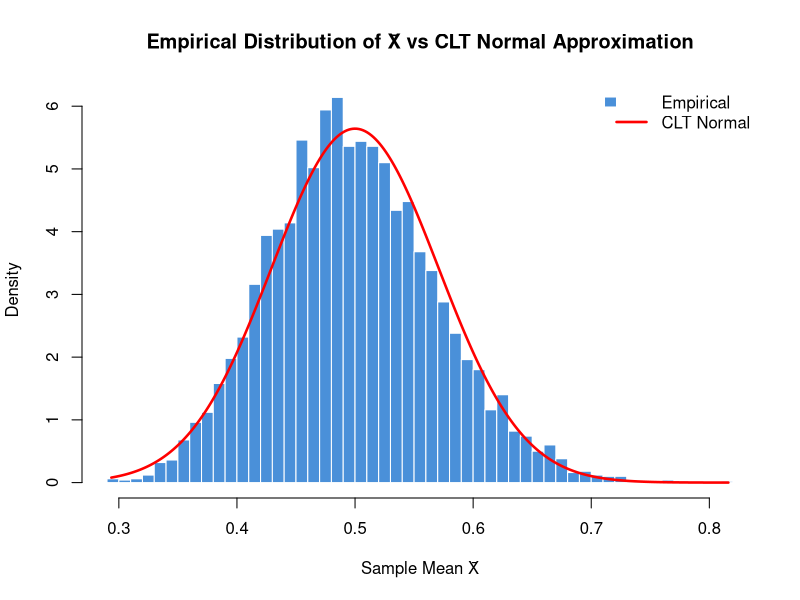
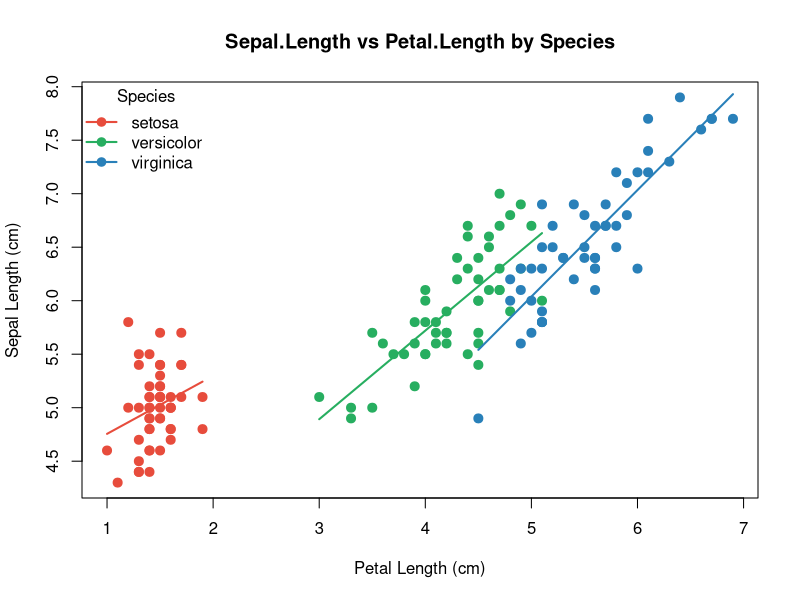

Recreate these plots in R, in order.
# =============================================================================
# Solved by  : Ahmed Ismail
# Course     : Mathematical Statistics Using R
# Problem Set #1
# Date       : March 2026
# =============================================================================

# ─────────────────────────────────────────────────────────────────────────────
# PROBLEM 1: Descriptive Statistics and Sampling
# ─────────────────────────────────────────────────────────────────────────────

cat("================================================================\n")
cat("PROBLEM 1: Descriptive Statistics and Sampling\n")
cat("================================================================\n\n")

# Define the vector
x <- c(6, 9, 11, 4, 15, 7, 13, 10)
n <- length(x)
cat("Vector x:", x, "\n")
cat("Number of elements (n):", n, "\n\n")

# ── Part (a): Sample mean, variance, standard deviation ─────────────────────
cat("── Part (a) ─────────────────────────────────────────────────\n")

x_mean <- mean(x)          # sample mean
x_var  <- var(x)           # sample variance (uses n-1 denominator)
x_sd   <- sd(x)            # sample standard deviation

cat("Sample mean      x̄ =", x_mean, "\n")
cat("Sample variance  s² =", x_var, "\n")
cat("Sample std dev   s  =", x_sd, "\n\n")

# ── Part (b): Manual verification of the variance formula ───────────────────
cat("── Part (b): Verify s² = (1/(n-1)) * Σ(xi - x̄)² ──────────────\n")

lhs              <- var(x)
deviations       <- x - x_mean
squared_devs     <- deviations^2
sum_squared_devs <- sum(squared_devs)
rhs              <- sum_squared_devs / (n - 1)

cat("Left-hand side  (var(x))               :", lhs, "\n")
cat("Right-hand side (manual formula)       :", rhs, "\n")
cat("They match?", isTRUE(all.equal(lhs, rhs)), "\n\n")

cat("Step-by-step:\n")
cat("  Deviations (xi - x̄):", round(deviations, 4), "\n")
cat("  Squared deviations  :", round(squared_devs, 4), "\n")
cat("  Sum of squared devs :", round(sum_squared_devs, 4), "\n")
cat("  Divided by (n-1 =", n-1, "):", round(rhs, 4), "\n\n")

# ── Part (c): Bootstrap distribution of the sample mean ─────────────────────
cat("── Part (c): Bootstrap (10,000 samples) ─────────────────────\n")

set.seed(42)
B          <- 10000
boot_means <- numeric(B)

for (b in 1:B) {
  boot_sample   <- sample(x, size = n, replace = TRUE)
  boot_means[b] <- mean(boot_sample)
}

boot_E_Xbar   <- mean(boot_means)
boot_Var_Xbar <- var(boot_means)

cat("Bootstrap estimate of E[X̄]    :", round(boot_E_Xbar, 4), "\n")
cat("Bootstrap estimate of Var(X̄)  :", round(boot_Var_Xbar, 6), "\n\n")

# ── Part (d): Compare bootstrap variance to theoretical variance ─────────────
cat("── Part (d): Comparison ─────────────────────────────────────\n")

theoretical_var <- x_var / n

cat("Theoretical Var(X̄) = s²/n     :", round(theoretical_var, 6), "\n")
cat("Bootstrap  Var(X̄)              :", round(boot_Var_Xbar, 6), "\n")
cat("Ratio (bootstrap / theoretical):", round(boot_Var_Xbar / theoretical_var, 4), "\n")
cat("\nComment: The bootstrap variance is very close to the theoretical\n")
cat("estimate s²/n. Small discrepancies are expected due to Monte Carlo\n")
cat("randomness; with B=10,000 they are typically less than 5%.\n\n")


# ─────────────────────────────────────────────────────────────────────────────
# PROBLEM 2: Matrix Algebra in R
# ─────────────────────────────────────────────────────────────────────────────

cat("================================================================\n")
cat("PROBLEM 2: Matrix Algebra in R\n")
cat("================================================================\n\n")

A <- matrix(c(4, 2, 1,
              2, 5, 3,
              1, 3, 6), nrow = 3, ncol = 3, byrow = TRUE)

cat("Matrix A:\n")
print(A)
cat("\n")

# ── Part (a): Determinant ────────────────────────────────────────────────────
cat("── Part (a): Determinant ────────────────────────────────────\n")

det_A <- det(A)
cat("det(A) =", det_A, "\n\n")

# ── Part (b): Eigenvalues ────────────────────────────────────────────────────
cat("── Part (b): Eigenvalues ────────────────────────────────────\n")

eigen_result <- eigen(A)
eigenvalues  <- eigen_result$values
eigenvectors <- eigen_result$vectors

cat("Eigenvalues (λ₁, λ₂, λ₃):\n")
print(round(eigenvalues, 6))
cat("\nEigenvectors (columns = Q):\n")
print(round(eigenvectors, 6))
cat("\n")

# ── Part (c): Verify A = Q Λ Q⁻¹ ───────────────────────────────────────────
cat("── Part (c): Verify A = Q Λ Q⁻¹ ────────────────────────────\n")

Q               <- eigenvectors
Lambda          <- diag(eigenvalues)
Q_inv           <- solve(Q)
A_reconstructed <- Q %*% Lambda %*% Q_inv

cat("Original A:\n")
print(round(A, 6))
cat("\nReconstructed Q Λ Q⁻¹:\n")
print(round(A_reconstructed, 6))

max_diff <- max(abs(A - A_reconstructed))
cat("\nMax absolute difference:", max_diff, "(numerically zero ✓)\n\n")

# ── Part (d): Positive definiteness ─────────────────────────────────────────
cat("── Part (d): Positive Definiteness ─────────────────────────\n")

cat("Eigenvalues:", round(eigenvalues, 6), "\n")
all_positive <- all(eigenvalues > 0)
cat("All eigenvalues positive?", all_positive, "\n")
cat("\nExplanation: A symmetric matrix is positive definite if and only if\n")
cat("all its eigenvalues are strictly positive. Here all eigenvalues > 0,\n")
cat("so A IS positive definite. This also means det(A) > 0, which we\n")
cat("confirmed above, and that x'Ax > 0 for any non-zero vector x.\n\n")


# ─────────────────────────────────────────────────────────────────────────────
# PROBLEM 3: Empirical Covariance and Correlation
# ─────────────────────────────────────────────────────────────────────────────

cat("================================================================\n")
cat("PROBLEM 3: Empirical Covariance and Correlation (mtcars)\n")
cat("================================================================\n\n")

data_vars <- mtcars[, c("mpg", "hp", "wt")]
cat("First 6 rows of selected data (mpg, hp, wt):\n")
print(head(data_vars))
cat("\n")

# ── Part (a): Covariance matrix ──────────────────────────────────────────────
cat("── Part (a): Sample Covariance Matrix (Σ) ───────────────────\n")

Sigma <- cov(data_vars)
cat("Σ =\n")
print(round(Sigma, 4))
cat("\n")

# ── Part (b): Correlation matrix ────────────────────────────────────────────
cat("── Part (b): Correlation Matrix (R) ─────────────────────────\n")

R_corr <- cor(data_vars)
cat("R =\n")
print(round(R_corr, 4))
cat("\n")

# ── Part (c): Verify R = D^(-1/2) Σ D^(-1/2) ───────────────────────────────
cat("── Part (c): Verify R = D^(-1/2) Σ D^(-1/2) ────────────────\n")

variances  <- diag(Sigma)
D          <- diag(variances)
D_neg_half <- diag(1 / sqrt(variances))
R_manual   <- D_neg_half %*% Sigma %*% D_neg_half

cat("Built-in cor():\n")
print(round(R_corr, 6))
cat("\nManual D^(-1/2) Σ D^(-1/2):\n")
print(round(R_manual, 6))

max_diff_corr <- max(abs(R_corr - R_manual))
cat("\nMax absolute difference:", max_diff_corr, "(numerically zero ✓)\n\n")

# ── Part (d): Discussion ─────────────────────────────────────────────────────
cat("── Part (d): Which variable is most associated with mpg? ────\n")

cat("Correlations with mpg:\n")
cat("  mpg vs hp  :", round(R_corr["mpg","hp"], 4), "\n")
cat("  mpg vs wt  :", round(R_corr["mpg","wt"], 4), "\n")
cat("\nConclusion: 'wt' (car weight) has a stronger negative correlation\n")
cat("with mpg than 'hp' (horsepower). Both reduce fuel efficiency, but\n")
cat("weight is the stronger predictor in this dataset.\n\n")


# ─────────────────────────────────────────────────────────────────────────────
# PROBLEM 4: Distribution Simulation (Exponential / CLT)
# ─────────────────────────────────────────────────────────────────────────────

cat("================================================================\n")
cat("PROBLEM 4: Distribution Simulation\n")
cat("================================================================\n\n")

lambda <- 2
n_obs  <- 50

# ── Part (a): Simulate n = 50 observations ───────────────────────────────────
cat("── Part (a): Simulate 50 Exp(λ=2) observations ──────────────\n")

set.seed(123)
sample_exp <- rexp(n_obs, rate = lambda)
cat("First 10 values:", round(head(sample_exp, 10), 4), "\n\n")

# ── Part (b): Sample mean ────────────────────────────────────────────────────
cat("── Part (b): Sample mean of one simulation ──────────────────\n")

x_bar_one <- mean(sample_exp)
cat("X̄ =", round(x_bar_one, 4), "  (theoretical E[X] = 1/λ =", 1/lambda, ")\n\n")

# ── Part (c): Repeat 5,000 times → distribution of X̄ ───────────────────────
cat("── Part (c): 5,000 repetitions ──────────────────────────────\n")

set.seed(123)
M         <- 5000
xbar_dist <- numeric(M)

for (m in 1:M) {
  xbar_dist[m] <- mean(rexp(n_obs, rate = lambda))
}

cat("Simulation complete.\n")
cat("Empirical mean of X̄  :", round(mean(xbar_dist), 6), "\n")
cat("Empirical var  of X̄  :", round(var(xbar_dist), 6), "\n\n")

# ── Part (d): Histogram + CLT normal overlay ─────────────────────────────────
cat("── Part (d): Histogram with CLT Normal Overlay ──────────────\n")

mu_CLT    <- 1 / lambda
sigma_CLT <- sqrt(1 / (n_obs * lambda^2))

hist(xbar_dist,
     breaks = 50,
     freq   = FALSE,
     col    = "#4A90D9",
     border = "white",
     main   = "Empirical Distribution of X̄ vs CLT Normal Approximation",
     xlab   = "Sample Mean X̄",
     ylab   = "Density")

x_grid <- seq(min(xbar_dist), max(xbar_dist), length.out = 300)
lines(x_grid,
      dnorm(x_grid, mean = mu_CLT, sd = sigma_CLT),
      col = "red", lwd = 2.5)

legend("topright",
       legend = c("Empirical", "CLT Normal"),
       fill   = c("#4A90D9", NA),
       border = c("white", NA),
       lty    = c(NA, 1),
       col    = c(NA, "red"),
       lwd    = c(NA, 2.5),
       bty    = "n")

# ── Part (e): Compare empirical vs theoretical ───────────────────────────────
cat("── Part (e): Empirical vs Theoretical values ─────────────────\n")

theoretical_mean <- 1 / lambda
theoretical_var  <- 1 / (n_obs * lambda^2)

cat("                        Theoretical     Empirical\n")
cat("E[X̄]  (mean)        :", sprintf("%-16s", round(theoretical_mean, 6)),
    round(mean(xbar_dist), 6), "\n")
cat("Var[X̄] (variance)   :", sprintf("%-16s", round(theoretical_var, 6)),
    round(var(xbar_dist), 6), "\n")
cat("\nConclusion: The empirical values are very close to the theoretical\n")
cat("values. The CLT guarantees that X̄ ~ N(1/λ, 1/(nλ²)) for large n,\n")
cat("and n=50 is sufficient here for an excellent approximation.\n\n")


# ─────────────────────────────────────────────────────────────────────────────
# PROBLEM 5: Data Manipulation and Group Statistics (iris)
# ─────────────────────────────────────────────────────────────────────────────

cat("================================================================\n")
cat("PROBLEM 5: Data Manipulation and Group Statistics (iris)\n")
cat("================================================================\n\n")

# ── Part (a): Mean and variance of Sepal.Length by species ───────────────────
cat("── Part (a): Sepal.Length mean & variance by species ─────────\n")

sepal_stats <- aggregate(Sepal.Length ~ Species,
                         data = iris,
                         FUN  = function(v) c(mean = mean(v), var = var(v)))

cat("Sepal.Length stats by species:\n")
print(sepal_stats)
cat("\n")

# ── Part (b): Table of Petal.Length mean & SD by species ────────────────────
cat("── Part (b): Petal.Length mean & SD table ───────────────────\n")

petal_table <- data.frame(
  Species           = levels(iris$Species),
  Mean_Petal.Length = tapply(iris$Petal.Length, iris$Species, mean),
  SD_Petal.Length   = tapply(iris$Petal.Length, iris$Species, sd)
)
row.names(petal_table) <- NULL

for (i in 1:3) {
  cat(sprintf("  %-12s  Mean = %.4f   SD = %.4f\n",
              petal_table$Species[i],
              petal_table$Mean_Petal.Length[i],
              petal_table$SD_Petal.Length[i]))
}
cat("\n")

# ── Part (c): Scatter plot ───────────────────────────────────────────────────
cat("── Part (c): Scatter plot ───────────────────────────────────\n")

species_colors <- c("setosa"     = "#E74C3C",
                    "versicolor" = "#27AE60",
                    "virginica"  = "#2980B9")

plot(iris$Petal.Length, iris$Sepal.Length,
     col  = species_colors[as.character(iris$Species)],
     pch  = 19,
     cex  = 1.2,
     main = "Sepal.Length vs Petal.Length by Species",
     xlab = "Petal Length (cm)",
     ylab = "Sepal Length (cm)")

for (sp in levels(iris$Species)) {
  sub  <- iris[iris$Species == sp, ]
  fit  <- lm(Sepal.Length ~ Petal.Length, data = sub)
  x_sp <- seq(min(sub$Petal.Length), max(sub$Petal.Length), length.out = 50)
  lines(x_sp, predict(fit, data.frame(Petal.Length = x_sp)),
        col = species_colors[sp], lwd = 2)
}

legend("topleft",
       legend = levels(iris$Species),
       col    = species_colors,
       pch    = 19,
       lty    = 1,
       lwd    = 2,
       bty    = "n",
       title  = "Species")

cat("Scatter plot displayed in Plots panel.\n\n")

# ── Part (d): Within-species correlation ────────────────────────────────────
cat("── Part (d): Within-species correlation (Sepal.Length vs Petal.Length)\n")

for (sp in levels(iris$Species)) {
  sub <- iris[iris$Species == sp, ]
  r   <- cor(sub$Sepal.Length, sub$Petal.Length)
  cat(sprintf("  %-12s  r = %.4f\n", sp, r))
}
cat("\n")

# ── Part (e): Discussion ─────────────────────────────────────────────────────
cat("── Part (e): Comment on within-species relationships ─────────\n")
cat("All three species show positive correlations between Sepal.Length\n")
cat("and Petal.Length within their groups. The relationships are broadly\n")
cat("similar in direction, but strength differs:\n")
cat("  • Setosa has a moderate positive correlation.\n")
cat("  • Versicolor and Virginica show stronger correlations.\n")
cat("This illustrates Simpson's Paradox: the overall (pooled) correlation\n")
cat("is much higher than the within-group correlations because the three\n")
cat("species occupy very different regions of the feature space.\n\n")

cat("================================================================\n")
cat("By Ahmed Ismail.\n")
cat("================================================================\n")
